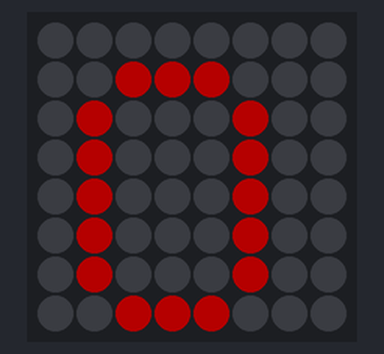
The program below on a simulated Raspberry Pi (BCM pin numbers) with a Sense HAT. On the bench: the Sense HAT's 8×8 RGB LED matrix. Dim RGB values are drawn brighter than linear; random numbers come from a fixed seed. At 4.0 s the program stops and its outputs stay as they are.

Above: at 0.1 s.
At 2.1 s:
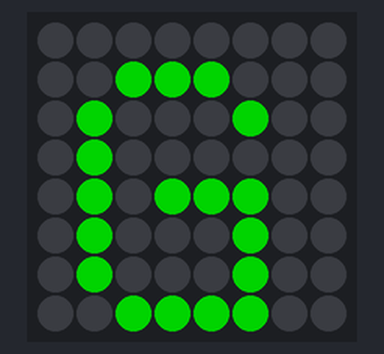
At 3.1 s:
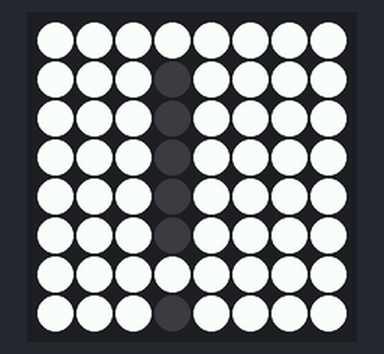

Measured:
- what the display in image 1 shows lasts 1.0 s, from 2.0 s to 3.0 s

The program:

random_omg.py
```python
from sense_hat import SenseHat
import time
import random

sense = SenseHat()

r = random.randint(0,255)
sense.show_letter("O",text_colour=[r,0,0])
time.sleep(1)

r = random.randint(0,255)
sense.show_letter("M",text_colour=[0,0,r])
time.sleep(1)

r = random.randint(0,255)
sense.show_letter("G",text_colour=[0,r,0])
time.sleep(1)

sense.show_letter("!",text_colour=[0,0,0],back_colour=[255,255,255])
time.sleep(1)
sense.clear()
```
